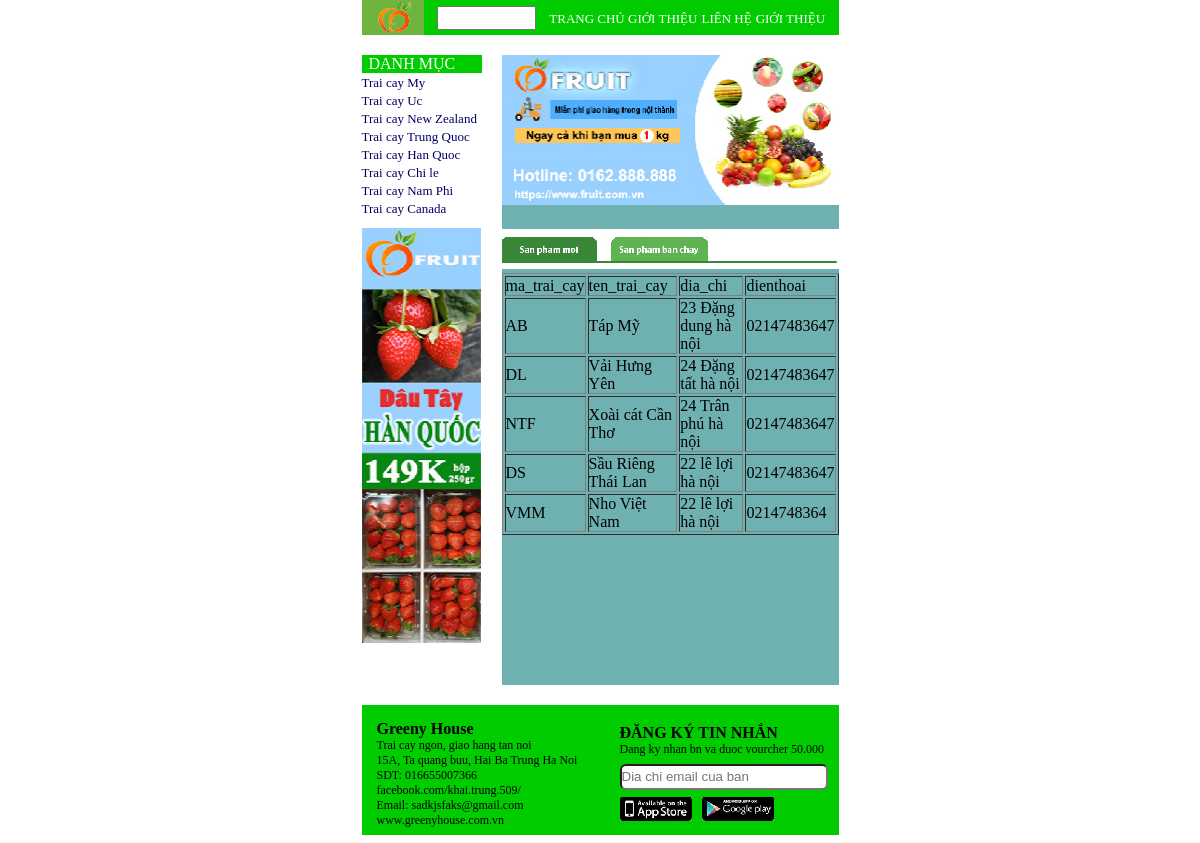
The page /hanghoaqua.php on the database its author committed.
### tables this page shows
CREATE TABLE `hanghoaqua` (
  `ma_trai_cay` varchar(100) NOT NULL,
  `ten_trai_cay` varchar(100) NOT NULL,
  `dia_chi` varchar(100) NOT NULL,
  `dienthoai` text NOT NULL
);

### connect.php (called while the page is built, shortened)
<?php
global $conn;
function get_all_hanghoaqua()
{
    global $conn;
    $sql = "select * from hanghoaqua";
    $query = mysqli_query($conn, $sql);
    $result = array();
    if ($query){
        while ($row = mysqli_fetch_assoc($query)){
            $result[] = $row;
        }
    }
    return $result;
}
?>

### hanghoaqua.php (the view, shortened to what this page needs)
<?php
require 'connect.php';
$hanghoaqua = get_all_hanghoaqua();
?>
<!doctype html>
<html>
<head>
<link rel="stylesheet" type="text/css" href="style.css"/>
</head>
<body>
	<div class="container">
    	<div class="menu"> <img src="images/nhom 2.png" width="62" height="35" />
        <input type="text" />
        <ul>
        	<li> <a href="index.php">TRANG CHỦ </a></li>
            <li> <a href="#">GIỚI THIỆU</a></li>
            <li> <a href="#">LIÊN HỆ</a></li>
            <li> <a href="#">GIỚI THIỆU </a></li>
        </ul>
        </div>
        <div class="content">
        	<div class="left">
            	<p>  DANH MỤC </p>
            	<ul>
                	<li><a href="#"> Trai cay My</a></li>
                    <li><a href="#">  Trai cay Uc </a> </li>
                   	<li><a href="#"> Trai cay New Zealand </a> </li>
                    <li><a href="#">  Trai cay Trung Quoc</a></li>
                    <li><a href="#"> Trai cay Han Quoc</a></li>
                    <li><a href="#"> Trai cay Chi le</a> </li>
                    <li><a href="#">  Trai cay Nam Phi</a></li>
                    <li><a href="#"> Trai cay Canada</a> </li>
                </ul>
            	<img style="margin:11px 0;" src="images/image_07.png" width="120" height="415" />
            </div>
            <div class="right"><img src="images/index_main_bnr.png" width="337" height="150" />
                  <img style="margin-top:20px;" src="images/image_06.png" width="337" height="40" />
     				<table class="hanghoaqua" border="1">
                    <tr>
                        <td>ma_trai_cay   </td>
                        <td>ten_trai_cay</td>
                        <td>dia_chi</td>
                        <td>dienthoai</td>
                    </tr>
                    <?php foreach ($hanghoaqua as $item){ ?>
                    <tr>
                        <td><?php echo $item['ma_trai_cay']; ?></td>
                        <td><?php echo $item['ten_trai_cay']; ?></td>
                        <td><?php echo $item['dia_chi']; ?></td>
                        <td><?php echo $item['dienthoai']; ?></td>
                    </tr>
                    <?php } ?>
           		 </table>
             </div>
        </div>
        <div class="footer">
        	<table>
            	<tr>
                	<td style="width:228px; padding: 13px;">
                    	<h4> Greeny House </h4>
                        <p> Trai cay ngon, giao hang tan noi </p>
                        <p> 15A, Ta quang buu, Hai Ba Trung Ha Noi </p>
                        <p> SDT: 016655007366 </p>
                        <p> facebook.com/khai.trung.509/ </p>
                        <p> Email: sadkjsfaks@gmail.com </p>
                        <p> www.greenyhouse.com.vn </p>
                    </td>
                   	<td>
                    	<h4>ĐĂNG KÝ TIN NHẮN</h4>
                        <p>Dang ky nhan bn va duoc vourcher 50.000</p>
                        <p> <input style="width: 100%; height: 22px; margin:7px 0; border-radius: 6px; outline: none" type="text" placeholder="Dia chi email cua ban" /> </p>
                        <p><img style="margin-right: 10px;" src="images/app-store.png" width="72" height="24" /><img src="images/google-play.png" width="72" height="24" /></p>
                    </td>
                </tr>
            </table>
        </div>
    </div>
</body>
</html>

### style.css (style rules this page uses)
* { margin : 0; padding: 0; }
.container { width:477px ; height:820px; margin:auto; }
.menu { width: 477px; height: 35px; background-color:#0C0; display:flex; }
.menu input { width: 95px; height: 20px; margin: auto; }
.menu ul { list-style: none; margin: auto; margin-left: 0; }
.menu ul li { display: inline }
.menu ul li a { text-decoration: none; color: #fff; font-size:13px; }
.content { width: 477px; height:630px; margin: 20px 0; }
.left { width: 120px; height:630px; float:left; }
.left p { padding-left: 7px;; font-weight: 300; color: #fff;background-color:#0C0 }
.left ul { list-style: none; }
.left ul li a { text-decoration: none; color: #006; font-size: 13px; }
.right { width: 337px; height:630px; float:left; margin-left: 20px; background-color: #6fb1b1 }
.right table { width: 100%; }
.footer { width: 477px; height:130px;background-color:#0C0; }
.footer table p { font-size:12px; }

### rows shown on the page
hanghoaqua: ma_trai_cay "AB", ten_trai_cay "Táp Mỹ", dia_chi "23 Đặng dung hà nội", dienthoai "02147483647"
hanghoaqua: ma_trai_cay "DL", ten_trai_cay "Vải Hưng Yên", dia_chi "24 Đặng tất hà nội", dienthoai "02147483647"
hanghoaqua: ma_trai_cay "NTF", ten_trai_cay "Xoài cát Cần Thơ", dia_chi "24 Trân phú hà nội", dienthoai "02147483647"
hanghoaqua: ma_trai_cay "DS", ten_trai_cay "Sầu Riêng Thái Lan", dia_chi "22 lê lợi hà nội", dienthoai "02147483647"
hanghoaqua: ma_trai_cay "VMM", ten_trai_cay "Nho Việt Nam", dia_chi "22 lê lợi hà nội", dienthoai "0214748364"
